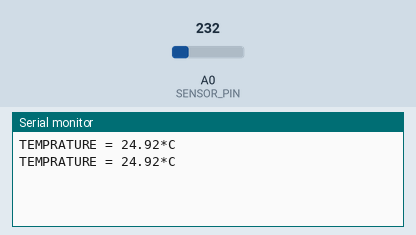
This sketch was run on a simulated Arduino Uno, built with avr-gcc and run on an emulated ATmega328P. Shown: the last lines printed to the serial monitor. The inputs (shaded band) are chosen by the test bench; at power-on: A0 (SENSOR_PIN) = 232.

Above: at 5.8 s.
5.9 s: A0 (SENSOR_PIN) set to 250
At 11.1 s:
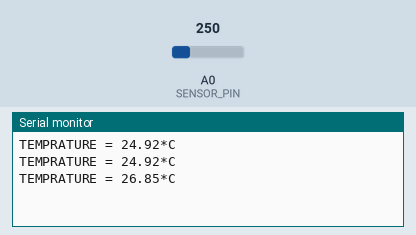
11.9 s: A0 (SENSOR_PIN) set to 266
At 16.1 s:
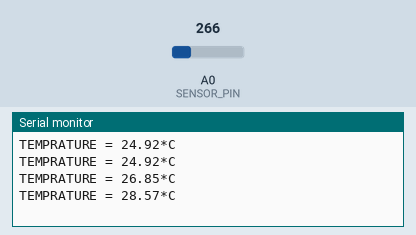
Timing chart, 0 to 17.6 s (numbered marks = the images above; inputs shaded):
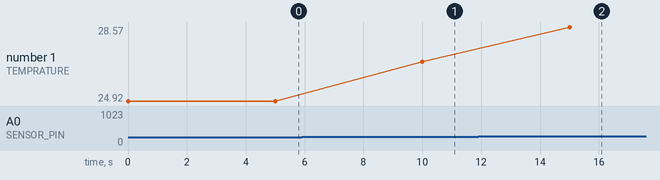

The sketch:

LM35.ino
```cpp
/*
Use: read the LM35 Analog data


Pin Configuration
=================
LM35: Flat surface on top
  1 = Vcc (+5V)
  2 = Output (Analog)
  3 = GND

Connection to arduino
=====================
  LM35    Arduino
  2       A0
  1       +5V
  3       GND

*/

float OutputTemp;
int SENSOR_PIN          = 0;
float CorrectionFactor  = 0.48828125;
int DELAY               = 5000;

void setup()
{
  Serial.begin(9600);
  analogReference(INTERNAL);
}

void loop()
{
  OutputTemp = analogRead(SENSOR_PIN);
  OutputTemp = OutputTemp /9.31 ;// CorrectionFactor;
  Serial.print("TEMPRATURE = ");
  Serial.print(OutputTemp);
  Serial.print("*C");
  Serial.println();
  delay(DELAY);
}
```

Measured:
- after the input at 5.9 s, the serial monitor: prints a new line after 4.1 s (image 1)
- after the input at 11.9 s, the serial monitor: prints a new line after 3.1 s (image 2)
- plotted number 1: 24.92 → 26.85 after the input at 5.9 s, 26.85 → 28.57 after the input at 11.9 s
